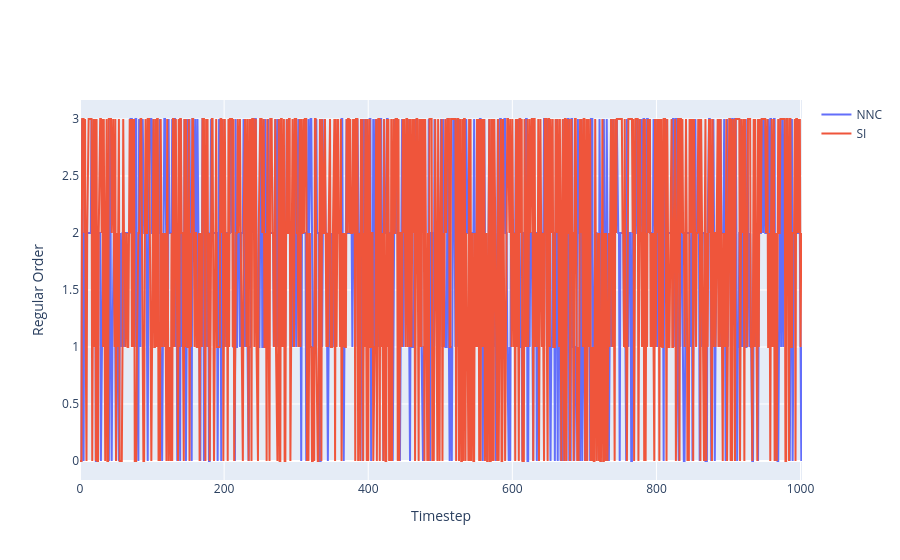

Notebook source saved alongside this figure:
### Code cell
a = go.Scatter(y=[x.item() for x in nn_qr], name='NNC')
b = go.Scatter(y=si_qr, name='SI')
fig = go.Figure([a,b])
fig.layout.xaxis.title = 'Timestep'
fig.layout.yaxis.title = 'Regular Order'
fig

### Figure 1 — Plotly figure (JSON) as saved in the notebook; plotly's stock layout.template omitted (floating-point values rounded to 4 significant figures; data arrays with more than 128 entries replaced by an {"elided": "..."} marker saying what was removed)
{"data": [{"name": "NNC", "type": "scatter", "y": {"elided": "1003 int values"}}, {"name": "SI", "type": "scatter", "y": {"elided": "1002 int values"}}], "layout": {"xaxis": {"title": {"text": "Timestep"}}, "yaxis": {"title": {"text": "Regular Order"}}}}
